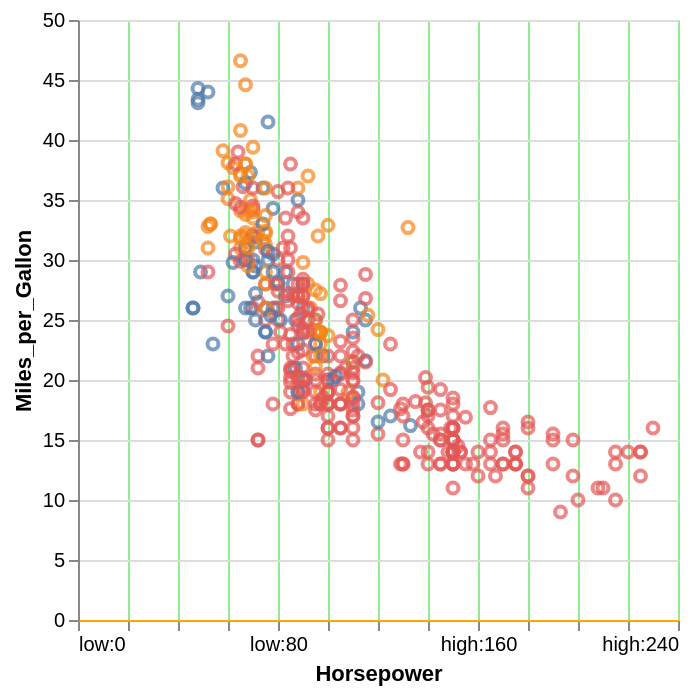

Here is the Vega-Lite specification saved for this chart:
### Vega-Lite specification from a JSON file in a GitHub repository (floating-point values rounded to 4 significant figures; data arrays with more than 128 entries replaced by an {"elided": "..."} marker saying what was removed)
{"$schema": "https://vega.github.io/schema/vega-lite/v5.json", "config": {"style": {"x-style": {"domainColor": "orange", "gridColor": "lightgreen", "labelExpr": "if (datum.value <= 100, 'low:' + datum.label, 'high:' + datum.label)"}}}, "data": {"values": {"elided": "406 records"}}, "encoding": {"color": {"field": "Origin", "legend": null, "type": "nominal"}, "x": {"axis": {"style": "x-style"}, "field": "Horsepower", "type": "quantitative"}, "y": {"field": "Miles_per_Gallon", "type": "quantitative"}}, "mark": "point"}
